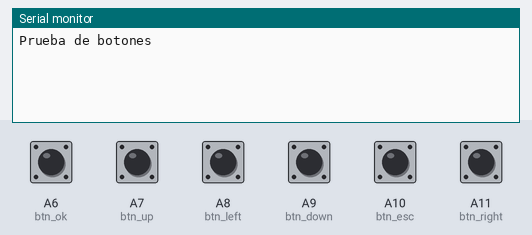
This program was run on a simulated Arduino Mega 2560, built with avr-gcc and run on an emulated ATmega2560. Parts: the last lines printed to the serial monitor. Inputs (shaded band) come from the test bench; at power-on: A6 (btn_ok), A7 (btn_up), A8 (btn_left), A9 (btn_down), A10 (btn_esc), A11 (btn_right) HIGH.

Above: at 1.2 s.
1.3 s: A6 (btn_ok) pulled LOW for 0.15 s
At 2.5 s:
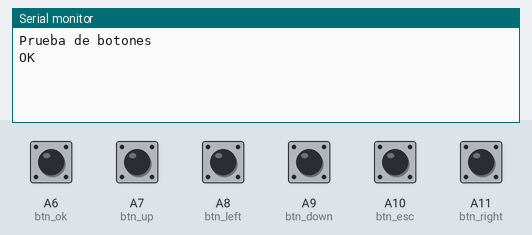
2.9 s: A7 (btn_up) pulled LOW for 0.15 s
At 3.8 s:
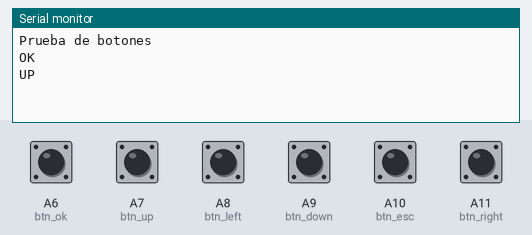
4.6 s: A8 (btn_left) pulled LOW for 0.15 s
At 5.9 s:
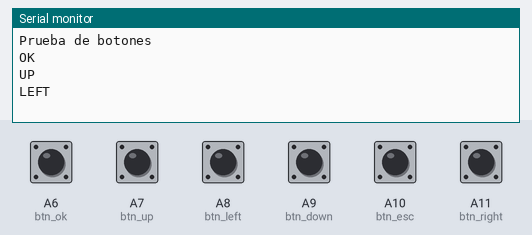
6.2 s: A9 (btn_down) pulled LOW for 0.15 s
At 7.5 s:
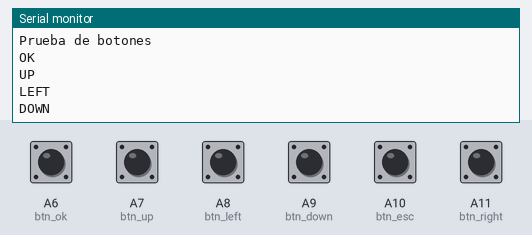
7.8 s: A10 (btn_esc) pulled LOW for 0.15 s
At 8.7 s:
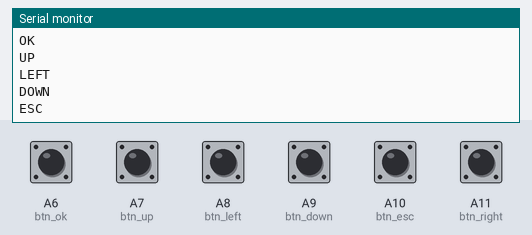
9.4 s: A11 (btn_right) pulled LOW for 0.15 s
At 9.9 s:
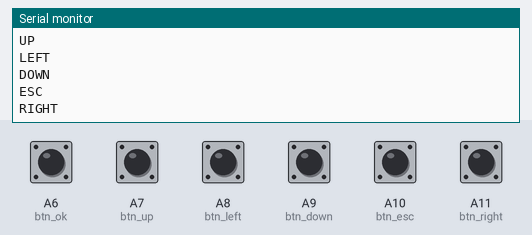

The program:

main.cpp
```cpp
#include <Arduino.h>
#include "OneButton.h"

void btn_up_clicked() {Serial.println("UP");}
void btn_down_clicked() {Serial.println("DOWN");}
void btn_right_clicked() {Serial.println("RIGHT");}
void btn_left_clicked() {Serial.println("LEFT");}
void btn_ok_clicked() {Serial.println("OK");}
void btn_esc_clicked() {Serial.println("ESC");}

OneButton btn_up(A7, true);
OneButton btn_down(A9, true);
OneButton btn_right(A11, true);
OneButton btn_left(A8, true);
OneButton btn_ok(A6, true);
OneButton btn_esc(A10, true);

void setup() {
  Serial.begin(9600);
  Serial.println("Prueba de botones");

  btn_up.attachClick(btn_up_clicked);
  btn_down.attachClick(btn_down_clicked);
  btn_right.attachClick(btn_right_clicked);
  btn_left.attachClick(btn_left_clicked);
  btn_ok.attachClick(btn_ok_clicked);
  btn_esc.attachClick(btn_esc_clicked);
}

void loop() {
  btn_up.tick();
  btn_down.tick();
  btn_right.tick();
  btn_left.tick();
  btn_ok.tick();
  btn_esc.tick();
}
```

Measured:
- after the input at 1.3 s, the serial monitor: prints a new line after 0.20 s (image 1)
- after the input at 2.9 s, the serial monitor: prints a new line after 0.20 s (image 2)
- after the input at 4.6 s, the serial monitor: prints a new line after 0.20 s (image 3)
- after the input at 6.2 s, the serial monitor: prints a new line after 0.20 s (image 4)
- after the input at 7.8 s, the serial monitor: prints a new line after 0.20 s (image 5)
- after the input at 9.4 s, the serial monitor: prints a new line after 0.20 s (image 6)
